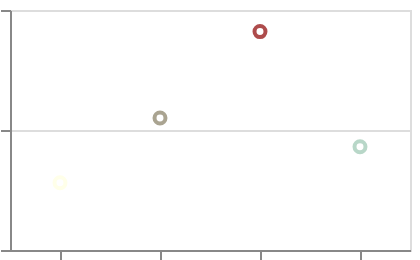

Write a Vega-Lite specification for this figure.
### Vega-Lite specification from a JSON file in a GitHub repository (floating-point values rounded to 4 significant figures)
{"$schema": "https://vega.github.io/schema/vega-lite/v6.json", "width": 200, "height": 120, "padding": 5, "autosize": "none", "data": {"values": [{"c": "alpha", "v": 28, "w": 3}, {"c": "beta", "v": 55, "w": 7}, {"c": "gamma", "v": 43, "w": 5}, {"c": "delta", "v": 91, "w": 9}]}, "mark": "point", "encoding": {"x": {"field": "c", "type": "nominal"}, "y": {"field": "v", "type": "quantitative"}, "color": {"field": "w", "type": "quantitative", "scale": {"range": ["#ffffe0", "#6a9", "#8b0000"], "interpolate": "lab"}}}}
